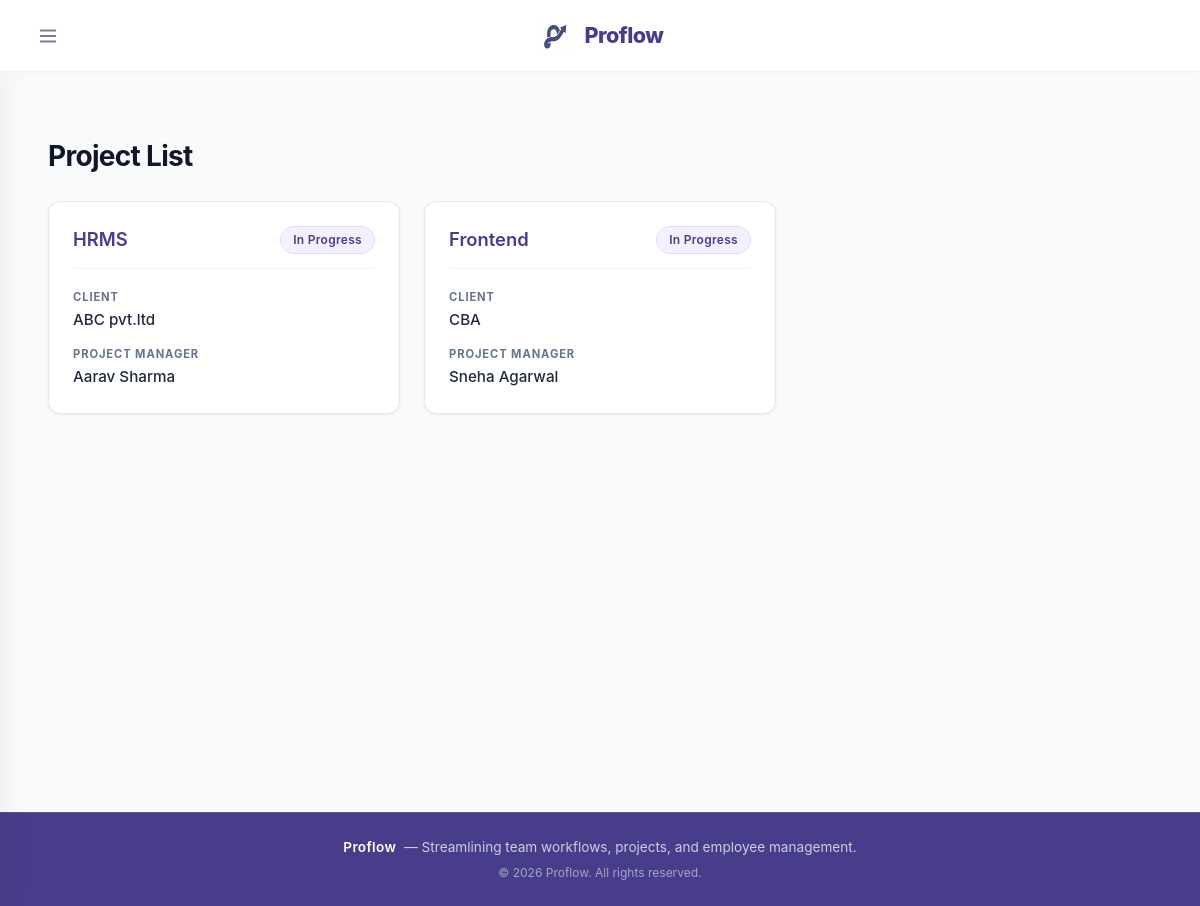
The app's page /projects/, older data.
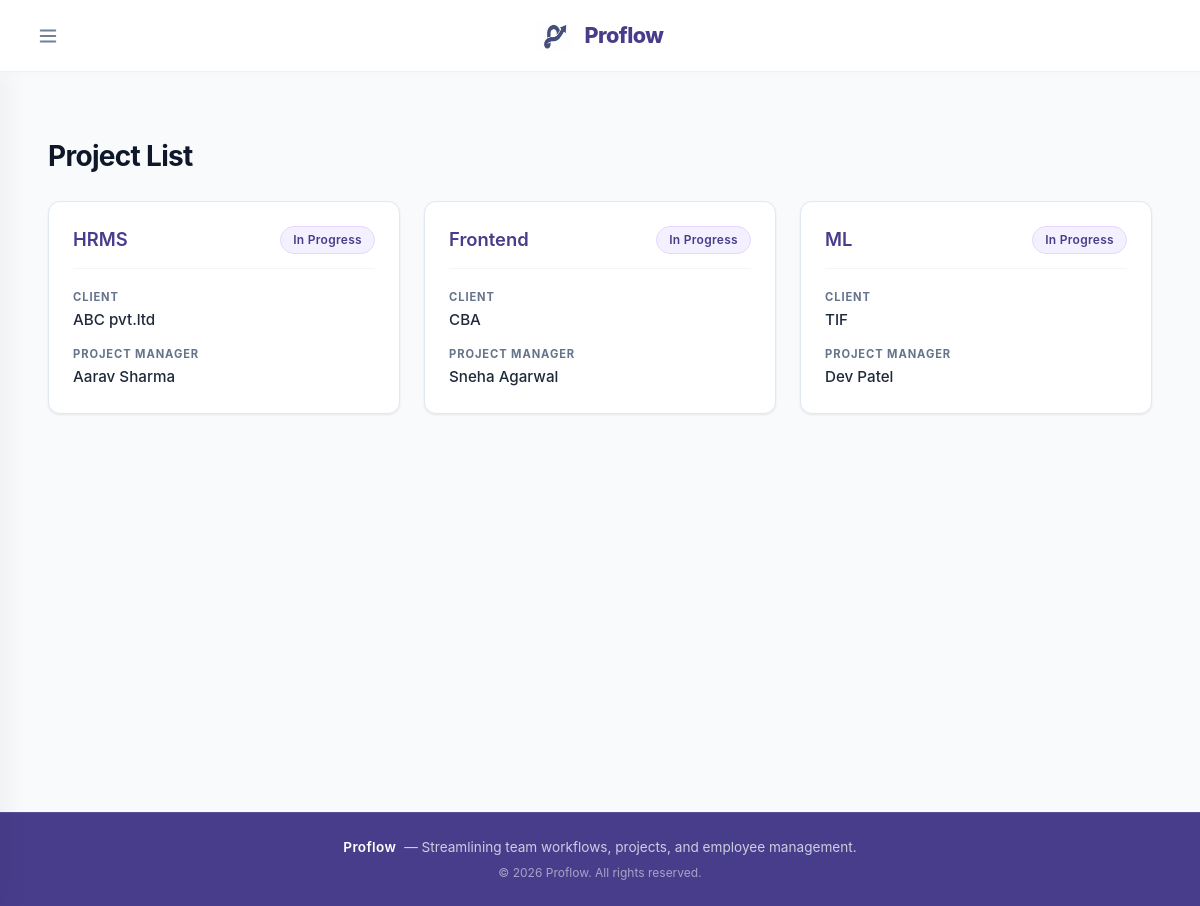
The same page, newer data.
### core/models.py (models this page shows, shortened)
class Project(models.Model):
    Status_Choices=[
        ('Not started','Not Started'),
        ('In Progress','In Progress'),
        ('Completed','Completed'),]
    project_name = models.CharField(max_length=100)
    client_name = models.CharField(max_length=100)
    description = models.TextField()
    start_date =  models.DateField()
    end_date   = models.DateField(null=True,blank=True)
    status = models.CharField(max_length=100,choices=Status_Choices,default='Not started')
    project_manager = models.ForeignKey(
        Employee,
        on_delete=models.SET_NULL,
        null=True,
        blank=True,
        related_name='managed_projects'
     )
    employees = models.ManyToManyField(
        Employee,
        related_name='projects',
        blank=True
    )

class Employee(models.Model):
    employee_id = models.CharField(max_length=10,unique=True)
    name = models.CharField(max_length=50)
    email = models.EmailField(unique=True)
    phone = models.CharField(max_length=15)
    department = models.CharField(max_length=55)
    designation = models.CharField(max_length=50)
    date_of_joining = models.DateField()
    salary = models.DecimalField(max_digits=15,decimal_places=2)
    is_active = models.BooleanField(default=True)
    def __str__(self):
       return (self.name)

### core/views.py (the view)
# urls.py: path('projects/', views.project_list, name='project_list'),
def project_list(request):
    projects = Project.objects.all()
    context = {
        'projects': projects,
    }
    return render(request, 'project_list.html', context)

### core/templates/project_list.html (shortened to what this page needs)
{% extends "base.html" %}
{% block content %}
<div class="project-container">
    <div class="page-header">
        <h2>Project List</h2>
    </div>
    <div class="project-grid">
        {% for project in projects %}
            <div class="project-card">
                <div class="project-card-header">
                    <h3>
                        <a href="{% url 'project_detail' project.id %}" class="project-link">
                            {{ project.project_name }}
                        </a>
                    </h3>
                    <span class="badge">{{ project.status }}</span>
                </div>
                <div class="project-card-body">
                    <div class="info-item">
                        <span class="label">Client</span>
                        <span class="value">{{ project.client_name }}</span>
                    </div>
                    <div class="info-item">
                        <span class="label">Project Manager</span>
                        <span class="value">{{ project.project_manager }}</span>
                    </div>
                </div>
            </div>
        {% empty %}
            <div class="empty-state-card">
                <p class="empty-state">No projects found.</p>
            </div>
        {% endfor %}
    </div>
</div>
{% endblock %}

Row changes from the older to the newer data that the page shows:
added Project: project_name "ML", status "In Progress", client_name "TIF", project_manager "Dev Patel"
